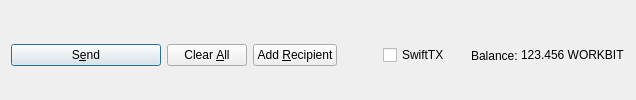
         <widget class="QFrame" name="frame_Send">
          <layout class="QHBoxLayout" name="horizontalLayout">
           <property name="bottomMargin">
            <number>0</number>
           </property>
           <item>
            <widget class="QPushButton" name="sendButton">
             <property name="minimumSize">
              <size>
               <width>150</width>
               <height>0</height>
              </size>
             </property>
             <property name="toolTip">
              <string>Confirm the send action</string>
             </property>
             <property name="text">
              <string>S&amp;end</string>
             </property>
             <property name="icon">
              <iconset resource="../WORKBIT.qrc">
               <normaloff>:/icons/send</normaloff>:/icons/send</iconset>
             </property>
             <property name="autoDefault">
              <bool>false</bool>
             </property>
             <property name="default">
              <bool>true</bool>
             </property>
            </widget>
           </item>
           <item>
            <widget class="QPushButton" name="clearButton">
             <property name="sizePolicy">
              <sizepolicy hsizetype="Minimum" vsizetype="Fixed">
               <horstretch>0</horstretch>
               <verstretch>0</verstretch>
              </sizepolicy>
             </property>
             <property name="toolTip">
              <string>Clear all fields of the form.</string>
             </property>
             <property name="text">
              <string>Clear &amp;All</string>
             </property>
             <property name="icon">
              <iconset resource="../WORKBIT.qrc">
               <normaloff>:/icons/remove</normaloff>:/icons/remove</iconset>
             </property>
             <property name="autoDefault">
              <bool>false</bool>
             </property>
            </widget>
           </item>
           <item>
            <widget class="QPushButton" name="addButton">
             <property name="toolTip">
              <string>Send to multiple recipients at once</string>
             </property>
             <property name="text">
              <string>Add &amp;Recipient</string>
             </property>
             <property name="icon">
              <iconset resource="../WORKBIT.qrc">
               <normaloff>:/icons/add</normaloff>:/icons/add</iconset>
             </property>
             <property name="autoDefault">
              <bool>false</bool>
             </property>
            </widget>
           </item>
           <item>
            <spacer name="horizontalSpacer">
             <property name="orientation">
              <enum>Qt::Horizontal</enum>
             </property>
             <property name="sizeHint" stdset="0">
              <size>
               <width>40</width>
               <height>20</height>
              </size>
             </property>
            </spacer>
           </item>
           <item>
            <layout class="QHBoxLayout" name="horizontalLayout_2">
             <property name="spacing">
              <number>3</number>
             </property>
             <item>
              <widget class="QCheckBox" name="checkSwiftTX">
               <property name="enabled">
                <bool>true</bool>
               </property>
               <property name="minimumSize">
                <size>
                 <width>85</width>
                 <height>0</height>
                </size>
               </property>
               <property name="text">
                <string>SwiftTX</string>
               </property>
              </widget>
             </item>
             <item>
              <widget class="QLabel" name="label">
               <property name="text">
                <string>Balance:</string>
               </property>
              </widget>
             </item>
             <item>
              <widget class="QLabel" name="labelBalance">
               <property name="sizePolicy">
                <sizepolicy hsizetype="Preferred" vsizetype="Fixed">
                 <horstretch>0</horstretch>
                 <verstretch>0</verstretch>
                </sizepolicy>
               </property>
               <property name="cursor">
                <cursorShape>IBeamCursor</cursorShape>
               </property>
               <property name="text">
                <string notr="true">123.456 WORKBIT</string>
               </property>
               <property name="textInteractionFlags">
                <set>Qt::LinksAccessibleByMouse|Qt::TextSelectableByKeyboard|Qt::TextSelectableByMouse</set>
               </property>
              </widget>
             </item>
            </layout>
           </item>
          </layout>
         </widget>
